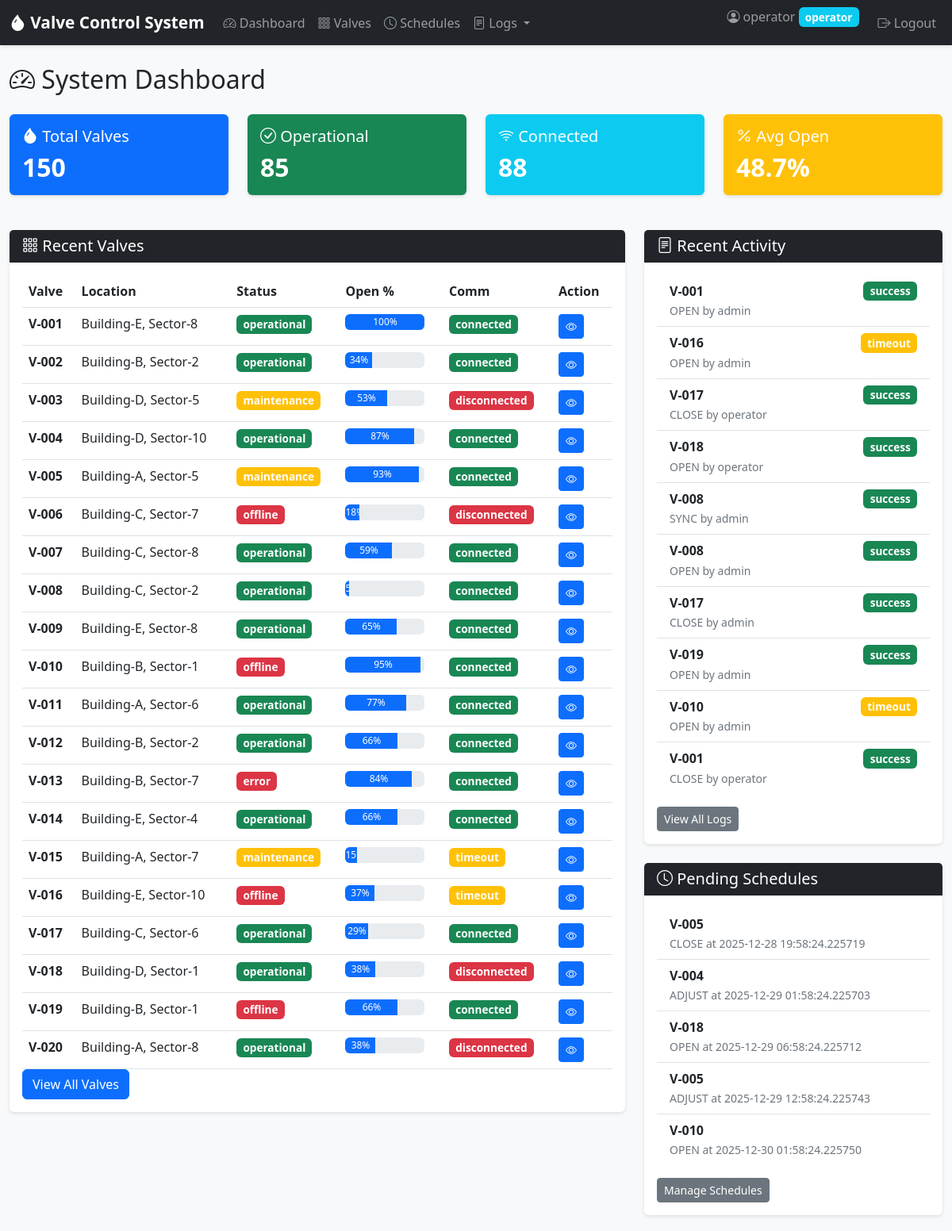
/dashboard (signed in), run on the app's committed database.
### tables this page shows
CREATE TABLE valves (
            id INTEGER PRIMARY KEY AUTOINCREMENT,
            valve_name TEXT UNIQUE NOT NULL,
            location TEXT NOT NULL,
            open_percentage INTEGER DEFAULT 0 CHECK(open_percentage BETWEEN 0 AND 100),
            status TEXT DEFAULT 'operational' CHECK(status IN ('operational', 'maintenance', 'error', 'offline')),
            communication_status TEXT DEFAULT 'connected' CHECK(communication_status IN ('connected', 'disconnected', 'timeout')),
            last_command TEXT,
            last_command_timestamp TIMESTAMP,
            last_response_timestamp TIMESTAMP,
            firmware_version TEXT DEFAULT '1.0.0',
            config_file TEXT,
            created_at TIMESTAMP DEFAULT CURRENT_TIMESTAMP,
            updated_at TIMESTAMP DEFAULT CURRENT_TIMESTAMP
        );

CREATE TABLE command_logs (
            id INTEGER PRIMARY KEY AUTOINCREMENT,
            valve_id INTEGER NOT NULL,
            command TEXT NOT NULL,
            user_id INTEGER NOT NULL,
            target_percentage INTEGER,
            status TEXT CHECK(status IN ('success', 'failed', 'timeout')),
            response_time_ms INTEGER,
            error_message TEXT,
            timestamp TIMESTAMP DEFAULT CURRENT_TIMESTAMP,
            FOREIGN KEY (valve_id) REFERENCES valves(id),
            FOREIGN KEY (user_id) REFERENCES users(id)
        );

CREATE TABLE users (
            id INTEGER PRIMARY KEY AUTOINCREMENT,
            username TEXT UNIQUE NOT NULL,
            password_hash TEXT NOT NULL,
            role TEXT NOT NULL CHECK(role IN ('admin', 'operator')),
            email TEXT,
            created_at TIMESTAMP DEFAULT CURRENT_TIMESTAMP,
            last_login TIMESTAMP
        );

CREATE TABLE schedules (
            id INTEGER PRIMARY KEY AUTOINCREMENT,
            valve_id INTEGER NOT NULL,
            scheduled_time TIMESTAMP NOT NULL,
            command TEXT NOT NULL,
            target_percentage INTEGER,
            created_by INTEGER NOT NULL,
            status TEXT DEFAULT 'pending' CHECK(status IN ('pending', 'executed', 'cancelled', 'failed')),
            executed_at TIMESTAMP,
            created_at TIMESTAMP DEFAULT CURRENT_TIMESTAMP,
            FOREIGN KEY (valve_id) REFERENCES valves(id),
            FOREIGN KEY (created_by) REFERENCES users(id)
        );

### app/routes/dashboard.py (the view)
@dashboard_bp.route('/dashboard')
@login_required
def index():
    valves = Valve.get_all()
    total_valves = len(valves)
    operational = sum(1 for v in valves if v['status'] == 'operational')
    connected = sum(1 for v in valves if v['communication_status'] == 'connected')
    avg_open = sum(v['open_percentage'] for v in valves) / total_valves if total_valves > 0 else 0
    recent_logs = CommandLog.get_all(limit=10)
    pending_schedules = Schedule.get_pending()
    stats = {
        'total_valves': total_valves,
        'operational': operational,
        'connected': connected,
        'avg_open_percentage': round(avg_open, 1),
        'recent_logs_count': len(recent_logs),
        'pending_schedules_count': len(pending_schedules)
    }
    return render_template('dashboard.html',
                         valves=valves[:20],
                         stats=stats,
                         recent_logs=recent_logs,
                         pending_schedules=pending_schedules[:5])

### app/models.py (called while the page is built)
def get_db_connection():
    conn = sqlite3.connect(DATABASE_PATH)
    conn.row_factory = sqlite3.Row
    return conn

    @staticmethod
    def get_all():
        conn = get_db_connection()
        valves = conn.execute('SELECT * FROM valves ORDER BY valve_name').fetchall()
        conn.close()
        return [dict(valve) for valve in valves]

    @staticmethod
    def get_all(limit=100):
        conn = get_db_connection()
        logs = conn.execute(
            '''SELECT cl.*, u.username, v.valve_name
               FROM command_logs cl
               JOIN users u ON cl.user_id = u.id
               JOIN valves v ON cl.valve_id = v.id
               ORDER BY cl.timestamp DESC LIMIT ?''',
            (limit,)
        ).fetchall()
        conn.close()
        return [dict(log) for log in logs]

    @staticmethod
    def get_pending():
        conn = get_db_connection()
        schedules = conn.execute(
            '''SELECT s.*, v.valve_name, u.username
               FROM schedules s
               JOIN valves v ON s.valve_id = v.id
               JOIN users u ON s.created_by = u.id
               WHERE s.status = 'pending'
               ORDER BY s.scheduled_time''',
        ).fetchall()
        conn.close()
        return [dict(schedule) for schedule in schedules]

### app/utils/auth_helpers.py (called while the page is built)
def login_required(f):
    @wraps(f)
    def decorated_function(*args, **kwargs):
        if 'user_id' not in session:
            flash('Please log in to access this page', 'warning')
            return redirect(url_for('auth.login'))
        return f(*args, **kwargs)
    return decorated_function

### app/templates/dashboard.html (shortened to what this page needs)
{% extends "base.html" %}
{% block content %}
<div class="row">
    <div class="col-12">
        <h2 class="mb-4">
            <i class="bi bi-speedometer2"></i> System Dashboard
        </h2>
    </div>
</div>
<div class="row mb-4">
    <div class="col-md-3">
        <div class="card text-white bg-primary">
            <div class="card-body">
                <h5 class="card-title"><i class="bi bi-droplet-fill"></i> Total Valves</h5>
                <h2 class="mb-0">{{ stats.total_valves }}</h2>
            </div>
        </div>
    </div>
    <div class="col-md-3">
        <div class="card text-white bg-success">
            <div class="card-body">
                <h5 class="card-title"><i class="bi bi-check-circle"></i> Operational</h5>
                <h2 class="mb-0">{{ stats.operational }}</h2>
            </div>
        </div>
    </div>
    <div class="col-md-3">
        <div class="card text-white bg-info">
            <div class="card-body">
                <h5 class="card-title"><i class="bi bi-wifi"></i> Connected</h5>
                <h2 class="mb-0">{{ stats.connected }}</h2>
            </div>
        </div>
    </div>
    <div class="col-md-3">
        <div class="card text-white bg-warning">
            <div class="card-body">
                <h5 class="card-title"><i class="bi bi-percent"></i> Avg Open</h5>
                <h2 class="mb-0">{{ stats.avg_open_percentage }}%</h2>
            </div>
        </div>
    </div>
</div>
<div class="row">
    <div class="col-md-8">
        <div class="card mb-4">
            <div class="card-header bg-dark text-white">
                <h5 class="mb-0"><i class="bi bi-grid-3x3-gap"></i> Recent Valves</h5>
            </div>
            <div class="card-body">
                <div class="table-responsive">
                    <table class="table table-hover">
                        <thead>
                            <tr>
                                <th>Valve</th>
                                <th>Location</th>
                                <th>Status</th>
                                <th>Open %</th>
                                <th>Comm</th>
                                <th>Action</th>
                            </tr>
                        </thead>
                        <tbody>
                            {% for valve in valves %}
                            <tr>
                                <td><strong>{{ valve.valve_name }}</strong></td>
                                <td>{{ valve.location }}</td>
                                <td>
                                    <span class="badge bg-{% if valve.status == 'operational' %}success{% elif valve.status == 'maintenance' %}warning{% else %}danger{% endif %}">
                                        {{ valve.status }}
                                    </span>
                                </td>
                                <td>
                                    <div class="progress" style="width: 100px;">
                                        <div class="progress-bar" role="progressbar" style="width: {{ valve.open_percentage }}%">
                                            {{ valve.open_percentage }}%
                                        </div>
                                    </div>
                                </td>
                                <td>
                                    <span class="badge bg-{% if valve.communication_status == 'connected' %}success{% elif valve.communication_status == 'timeout' %}warning{% else %}danger{% endif %}">
                                        {{ valve.communication_status }}
                                    </span>
                                </td>
                                <td>
                                    <a href="{{ url_for('valves.valve_detail', valve_id=valve.id) }}" class="btn btn-sm btn-primary">
                                        <i class="bi bi-eye"></i>
                                    </a>
                                </td>
                            </tr>
                            {% endfor %}
                        </tbody>
                    </table>
                </div>
                <a href="{{ url_for('valves.list_valves') }}" class="btn btn-primary">View All Valves</a>
            </div>
        </div>
    </div>
    <div class="col-md-4">
        <div class="card mb-4">
            <div class="card-header bg-dark text-white">
                <h5 class="mb-0"><i class="bi bi-file-text"></i> Recent Activity</h5>
            </div>
            <div class="card-body">
                <ul class="list-group list-group-flush">
                    {% for log in recent_logs %}
                    <li class="list-group-item">
                        <div class="d-flex justify-content-between">
                            <strong>{{ log.valve_name }}</strong>
                            <span class="badge bg-{% if log.status == 'success' %}success{% elif log.status == 'failed' %}danger{% else %}warning{% endif %}">
                                {{ log.status }}
                            </span>
                        </div>
                        <small class="text-muted">{{ log.command }} by {{ log.username }}</small>
                    </li>
                    {% endfor %}
                </ul>
                <a href="{{ url_for('logs.command_logs') }}" class="btn btn-sm btn-secondary mt-3">View All Logs</a>
            </div>
        </div>
        <div class="card">
            <div class="card-header bg-dark text-white">
                <h5 class="mb-0"><i class="bi bi-clock"></i> Pending Schedules</h5>
            </div>
            <div class="card-body">
                {% if pending_schedules %}
                <ul class="list-group list-group-flush">
                    {% for schedule in pending_schedules %}
                    <li class="list-group-item">
                        <strong>{{ schedule.valve_name }}</strong>
                        <br>
                        <small class="text-muted">{{ schedule.command }} at {{ schedule.scheduled_time }}</small>
                    </li>
                    {% endfor %}
                </ul>
                {% else %}
                <p class="text-muted">No pending schedules</p>
                {% endif %}
                <a href="{{ url_for('valves.list_schedules') }}" class="btn btn-sm btn-secondary mt-3">Manage Schedules</a>
            </div>
        </div>
    </div>
</div>
{% endblock %}

### app/static/css/style.css (style rules this page uses)
body { font-family: 'Segoe UI', Tahoma, Geneva, Verdana, sans-serif; background-color: #f8f9fa; }
.card { margin-bottom: 20px; box-shadow: 0 2px 4px rgba(0,0,0,.1); border: none; }
.card-header { font-weight: 600; }
.table { margin-bottom: 0; }
.badge { font-size: 0.85em; padding: 0.4em 0.6em; }
.progress { height: 20px; }
.btn { transition: all 0.3s ease; }
.card-body h2 { font-weight: 700; }
.text-muted { color: #6c757d !important; }

### data on the page
valves: valve_name "V-001", location "Building-E, Sector-8", status "operational", open_percentage "100", communication_status "connected"
valves: valve_name "V-002", location "Building-B, Sector-2", status "operational", open_percentage "34", communication_status "connected"
valves: valve_name "V-003", location "Building-D, Sector-5", status "maintenance", open_percentage "53", communication_status "disconnected"
valves: valve_name "V-004", location "Building-D, Sector-10", status "operational", open_percentage "87", communication_status "connected"
valves: valve_name "V-005", location "Building-A, Sector-5", status "maintenance", open_percentage "93", communication_status "connected"
valves: valve_name "V-006", location "Building-C, Sector-7", status "offline", open_percentage "18", communication_status "disconnected"
valves: valve_name "V-007", location "Building-C, Sector-8", status "operational", open_percentage "59", communication_status "connected"
valves: valve_name "V-008", location "Building-C, Sector-2", status "operational", {{ valve.open_percentage }} 5 (drawn), communication_status "connected"
valves: valve_name "V-009", location "Building-E, Sector-8", status "operational", open_percentage "65", communication_status "connected"
valves: valve_name "V-010", location "Building-B, Sector-1", status "offline", open_percentage "95", communication_status "connected"
valves: valve_name "V-011", location "Building-A, Sector-6", status "operational", open_percentage "77", communication_status "connected"
valves: valve_name "V-012", location "Building-B, Sector-2", status "operational", open_percentage "66", communication_status "connected"
valves: valve_name "V-013", location "Building-B, Sector-7", status "error", open_percentage "84", communication_status "connected"
valves: valve_name "V-014", location "Building-E, Sector-4", status "operational", open_percentage "66", communication_status "connected"
valves: valve_name "V-015", location "Building-A, Sector-7", status "maintenance", open_percentage "15", communication_status "timeout"
valves: valve_name "V-016", location "Building-E, Sector-10", status "offline", open_percentage "37", communication_status "timeout"
valves: valve_name "V-017", location "Building-C, Sector-6", status "operational", open_percentage "29", communication_status "connected"
valves: valve_name "V-018", location "Building-D, Sector-1", status "operational", open_percentage "38", communication_status "disconnected"
valves: valve_name "V-019", location "Building-B, Sector-1", status "offline", open_percentage "66", communication_status "connected"
valves: valve_name "V-020", location "Building-A, Sector-8", status "operational", open_percentage "38", communication_status "disconnected"
command_logs: valve_name "V-001", status "success", command "OPEN", username "admin"
command_logs: valve_name "V-016", status "timeout", command "OPEN", username "admin"
command_logs: valve_name "V-017", status "success", command "CLOSE", username "operator"
command_logs: valve_name "V-018", status "success", command "OPEN", username "operator"
command_logs: valve_name "V-008", status "success", command "SYNC", username "admin"
command_logs: valve_name "V-008", status "success", command "OPEN", username "admin"
command_logs: valve_name "V-017", status "success", command "CLOSE", username "admin"
command_logs: valve_name "V-019", status "success", command "OPEN", username "admin"
command_logs: valve_name "V-010", status "timeout", command "OPEN", username "admin"
command_logs: valve_name "V-001", status "success", command "CLOSE", username "operator"
schedules: valve_name "V-005", command "CLOSE", scheduled_time "2025-12-28 19:58:24.225719"
schedules: valve_name "V-004", command "ADJUST", scheduled_time "2025-12-29 01:58:24.225703"
schedules: valve_name "V-018", command "OPEN", scheduled_time "2025-12-29 06:58:24.225712"
schedules: valve_name "V-005", command "ADJUST", scheduled_time "2025-12-29 12:58:24.225743"
schedules: valve_name "V-010", command "OPEN", scheduled_time "2025-12-30 01:58:24.225750"

### other printed values
{{ session.username }} "operator"
{{ session.role }} "operator"
{{ stats.total_valves }} "150"
{{ stats.operational }} "85"
{{ stats.connected }} "88"
{{ stats.avg_open_percentage }} "48.7"
